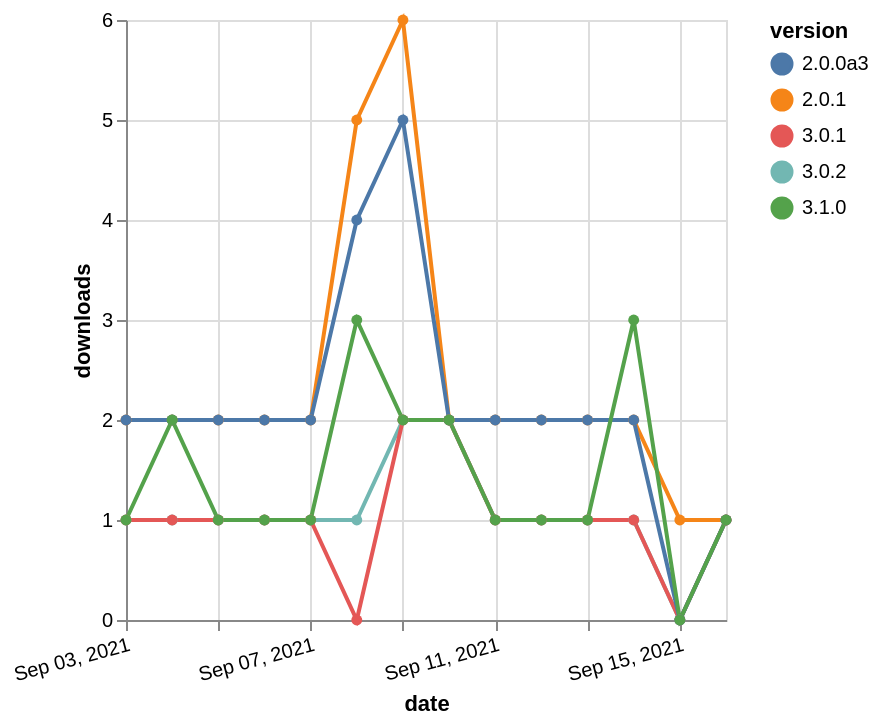

Write the Vega-Lite specification saved for this chart.
### Vega-Lite specification from a JSON file in a GitHub repository (floating-point values rounded to 4 significant figures)
{"$schema": "https://vega.github.io/schema/vega-lite/v5.json", "description": "A simple bar chart with embedded data.", "data": {"values": [{"date": "2021-09-03", "total": 150, "delta": 1, "version": "3.0.2"}, {"date": "2021-09-04", "total": 151, "delta": 1, "version": "3.0.2"}, {"date": "2021-09-05", "total": 152, "delta": 1, "version": "3.0.2"}, {"date": "2021-09-06", "total": 153, "delta": 1, "version": "3.0.2"}, {"date": "2021-09-07", "total": 154, "delta": 1, "version": "3.0.2"}, {"date": "2021-09-08", "total": 155, "delta": 1, "version": "3.0.2"}, {"date": "2021-09-09", "total": 157, "delta": 2, "version": "3.0.2"}, {"date": "2021-09-10", "total": 159, "delta": 2, "version": "3.0.2"}, {"date": "2021-09-11", "total": 160, "delta": 1, "version": "3.0.2"}, {"date": "2021-09-12", "total": 161, "delta": 1, "version": "3.0.2"}, {"date": "2021-09-13", "total": 162, "delta": 1, "version": "3.0.2"}, {"date": "2021-09-14", "total": 163, "delta": 1, "version": "3.0.2"}, {"date": "2021-09-15", "total": 163, "delta": 0, "version": "3.0.2"}, {"date": "2021-09-16", "total": 164, "delta": 1, "version": "3.0.2"}, {"date": "2021-09-03", "total": 2842, "delta": 2, "version": "2.0.1"}, {"date": "2021-09-04", "total": 2844, "delta": 2, "version": "2.0.1"}, {"date": "2021-09-05", "total": 2846, "delta": 2, "version": "2.0.1"}, {"date": "2021-09-06", "total": 2848, "delta": 2, "version": "2.0.1"}, {"date": "2021-09-07", "total": 2850, "delta": 2, "version": "2.0.1"}, {"date": "2021-09-08", "total": 2855, "delta": 5, "version": "2.0.1"}, {"date": "2021-09-09", "total": 2861, "delta": 6, "version": "2.0.1"}, {"date": "2021-09-10", "total": 2863, "delta": 2, "version": "2.0.1"}, {"date": "2021-09-11", "total": 2865, "delta": 2, "version": "2.0.1"}, {"date": "2021-09-12", "total": 2867, "delta": 2, "version": "2.0.1"}, {"date": "2021-09-13", "total": 2869, "delta": 2, "version": "2.0.1"}, {"date": "2021-09-14", "total": 2871, "delta": 2, "version": "2.0.1"}, {"date": "2021-09-15", "total": 2872, "delta": 1, "version": "2.0.1"}, {"date": "2021-09-16", "total": 2873, "delta": 1, "version": "2.0.1"}, {"date": "2021-09-03", "total": 185, "delta": 1, "version": "3.0.1"}, {"date": "2021-09-04", "total": 186, "delta": 1, "version": "3.0.1"}, {"date": "2021-09-05", "total": 187, "delta": 1, "version": "3.0.1"}, {"date": "2021-09-06", "total": 188, "delta": 1, "version": "3.0.1"}, {"date": "2021-09-07", "total": 189, "delta": 1, "version": "3.0.1"}, {"date": "2021-09-08", "total": 189, "delta": 0, "version": "3.0.1"}, {"date": "2021-09-09", "total": 191, "delta": 2, "version": "3.0.1"}, {"date": "2021-09-10", "total": 193, "delta": 2, "version": "3.0.1"}, {"date": "2021-09-11", "total": 194, "delta": 1, "version": "3.0.1"}, {"date": "2021-09-12", "total": 195, "delta": 1, "version": "3.0.1"}, {"date": "2021-09-13", "total": 196, "delta": 1, "version": "3.0.1"}, {"date": "2021-09-14", "total": 197, "delta": 1, "version": "3.0.1"}, {"date": "2021-09-15", "total": 197, "delta": 0, "version": "3.0.1"}, {"date": "2021-09-16", "total": 198, "delta": 1, "version": "3.0.1"}, {"date": "2021-09-03", "total": 3389, "delta": 2, "version": "2.0.0a3"}, {"date": "2021-09-04", "total": 3391, "delta": 2, "version": "2.0.0a3"}, {"date": "2021-09-05", "total": 3393, "delta": 2, "version": "2.0.0a3"}, {"date": "2021-09-06", "total": 3395, "delta": 2, "version": "2.0.0a3"}, {"date": "2021-09-07", "total": 3397, "delta": 2, "version": "2.0.0a3"}, {"date": "2021-09-08", "total": 3401, "delta": 4, "version": "2.0.0a3"}, {"date": "2021-09-09", "total": 3406, "delta": 5, "version": "2.0.0a3"}, {"date": "2021-09-10", "total": 3408, "delta": 2, "version": "2.0.0a3"}, {"date": "2021-09-11", "total": 3410, "delta": 2, "version": "2.0.0a3"}, {"date": "2021-09-12", "total": 3412, "delta": 2, "version": "2.0.0a3"}, {"date": "2021-09-13", "total": 3414, "delta": 2, "version": "2.0.0a3"}, {"date": "2021-09-14", "total": 3416, "delta": 2, "version": "2.0.0a3"}, {"date": "2021-09-15", "total": 3416, "delta": 0, "version": "2.0.0a3"}, {"date": "2021-09-16", "total": 3417, "delta": 1, "version": "2.0.0a3"}, {"date": "2021-09-03", "total": 153, "delta": 1, "version": "3.1.0"}, {"date": "2021-09-04", "total": 155, "delta": 2, "version": "3.1.0"}, {"date": "2021-09-05", "total": 156, "delta": 1, "version": "3.1.0"}, {"date": "2021-09-06", "total": 157, "delta": 1, "version": "3.1.0"}, {"date": "2021-09-07", "total": 158, "delta": 1, "version": "3.1.0"}, {"date": "2021-09-08", "total": 161, "delta": 3, "version": "3.1.0"}, {"date": "2021-09-09", "total": 163, "delta": 2, "version": "3.1.0"}, {"date": "2021-09-10", "total": 165, "delta": 2, "version": "3.1.0"}, {"date": "2021-09-11", "total": 166, "delta": 1, "version": "3.1.0"}, {"date": "2021-09-12", "total": 167, "delta": 1, "version": "3.1.0"}, {"date": "2021-09-13", "total": 168, "delta": 1, "version": "3.1.0"}, {"date": "2021-09-14", "total": 171, "delta": 3, "version": "3.1.0"}, {"date": "2021-09-15", "total": 171, "delta": 0, "version": "3.1.0"}, {"date": "2021-09-16", "total": 172, "delta": 1, "version": "3.1.0"}]}, "width": "container", "mark": {"type": "line", "point": {"filled": true}}, "encoding": {"x": {"field": "date", "type": "temporal", "timeUnit": "yearmonthdate", "title": "date", "axis": {"labelAngle": -15}}, "y": {"field": "delta", "type": "quantitative", "title": "downloads"}, "color": {"field": "version", "type": "nominal"}, "tooltip": {"field": "delta"}}}
